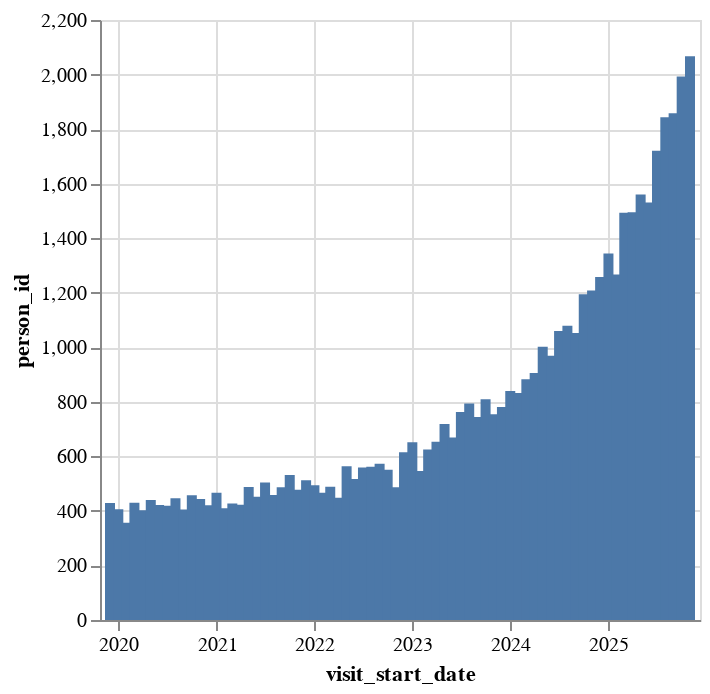

This figure's notebook cell:
### Code cell
alt.Chart(visit_fix_start_dates_summary).mark_bar().encode(
    x='visit_start_date:T',
    y='person_id:Q'
)

### Figure 1 — Vega-Lite specification as saved in the notebook (floating-point values rounded to 4 significant figures)
{"config": {"view": {"continuousWidth": 300, "continuousHeight": 300}}, "data": {"name": "data-94851e17b61ed22fabff4ed56c5b32e8"}, "mark": {"type": "bar"}, "encoding": {"x": {"field": "visit_start_date", "type": "temporal"}, "y": {"field": "person_id", "type": "quantitative"}}, "$schema": "https://vega.github.io/schema/vega-lite/v5.20.1.json", "datasets": {"data-94851e17b61ed22fabff4ed56c5b32e8": [{"visit_start_date": "2019-12", "person_id": 429}, {"visit_start_date": "2020-01", "person_id": 406}, {"visit_start_date": "2020-02", "person_id": 357}, {"visit_start_date": "2020-03", "person_id": 430}, {"visit_start_date": "2020-04", "person_id": 402}, {"visit_start_date": "2020-05", "person_id": 440}, {"visit_start_date": "2020-06", "person_id": 422}, {"visit_start_date": "2020-07", "person_id": 419}, {"visit_start_date": "2020-08", "person_id": 446}, {"visit_start_date": "2020-09", "person_id": 405}, {"visit_start_date": "2020-10", "person_id": 457}, {"visit_start_date": "2020-11", "person_id": 444}, {"visit_start_date": "2020-12", "person_id": 421}, {"visit_start_date": "2021-01", "person_id": 467}, {"visit_start_date": "2021-02", "person_id": 410}, {"visit_start_date": "2021-03", "person_id": 427}, {"visit_start_date": "2021-04", "person_id": 423}, {"visit_start_date": "2021-05", "person_id": 488}, {"visit_start_date": "2021-06", "person_id": 452}, {"visit_start_date": "2021-07", "person_id": 504}, {"visit_start_date": "2021-08", "person_id": 458}, {"visit_start_date": "2021-09", "person_id": 487}, {"visit_start_date": "2021-10", "person_id": 532}, {"visit_start_date": "2021-11", "person_id": 478}, {"visit_start_date": "2021-12", "person_id": 512}, {"visit_start_date": "2022-01", "person_id": 494}, {"visit_start_date": "2022-02", "person_id": 467}, {"visit_start_date": "2022-03", "person_id": 489}, {"visit_start_date": "2022-04", "person_id": 448}, {"visit_start_date": "2022-05", "person_id": 564}, {"visit_start_date": "2022-06", "person_id": 517}, {"visit_start_date": "2022-07", "person_id": 559}, {"visit_start_date": "2022-08", "person_id": 562}, {"visit_start_date": "2022-09", "person_id": 573}, {"visit_start_date": "2022-10", "person_id": 551}, {"visit_start_date": "2022-11", "person_id": 487}, {"visit_start_date": "2022-12", "person_id": 615}, {"visit_start_date": "2023-01", "person_id": 652}, {"visit_start_date": "2023-02", "person_id": 546}, {"visit_start_date": "2023-03", "person_id": 625}, {"visit_start_date": "2023-04", "person_id": 654}, {"visit_start_date": "2023-05", "person_id": 719}, {"visit_start_date": "2023-06", "person_id": 669}, {"visit_start_date": "2023-07", "person_id": 763}, {"visit_start_date": "2023-08", "person_id": 794}, {"visit_start_date": "2023-09", "person_id": 744}, {"visit_start_date": "2023-10", "person_id": 809}, {"visit_start_date": "2023-11", "person_id": 754}, {"visit_start_date": "2023-12", "person_id": 781}, {"visit_start_date": "2024-01", "person_id": 840}, {"visit_start_date": "2024-02", "person_id": 832}, {"visit_start_date": "2024-03", "person_id": 883}, {"visit_start_date": "2024-04", "person_id": 906}, {"visit_start_date": "2024-05", "person_id": 1002}, {"visit_start_date": "2024-06", "person_id": 969}, {"visit_start_date": "2024-07", "person_id": 1060}, {"visit_start_date": "2024-08", "person_id": 1079}, {"visit_start_date": "2024-09", "person_id": 1052}, {"visit_start_date": "2024-10", "person_id": 1194}, {"visit_start_date": "2024-11", "person_id": 1208}, {"visit_start_date": "2024-12", "person_id": 1258}, {"visit_start_date": "2025-01", "person_id": 1344}, {"visit_start_date": "2025-02", "person_id": 1267}, {"visit_start_date": "2025-03", "person_id": 1493}, {"visit_start_date": "2025-04", "person_id": 1495}, {"visit_start_date": "2025-05", "person_id": 1560}, {"visit_start_date": "2025-06", "person_id": 1531}, {"visit_start_date": "2025-07", "person_id": 1721}, {"visit_start_date": "2025-08", "person_id": 1843}, {"visit_start_date": "2025-09", "person_id": 1858}, {"visit_start_date": "2025-10", "person_id": 1993}, {"visit_start_date": "2025-11", "person_id": 2067}]}}
